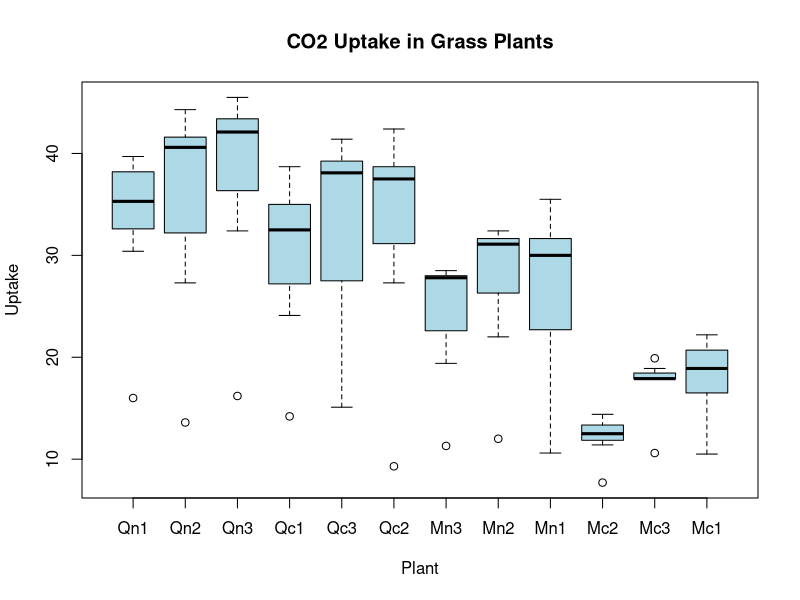
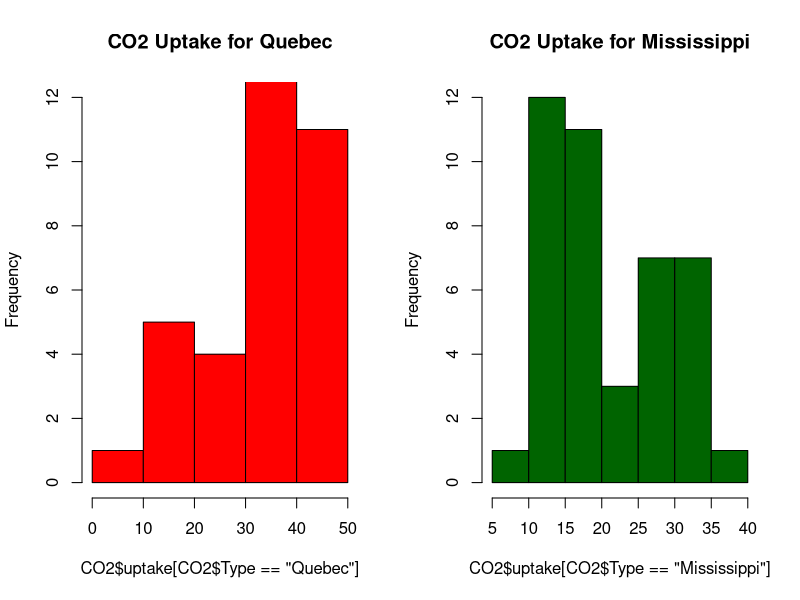

R code for these plots, in order:
# Write the line of code that gives you R help on the CO2 data frame.
?CO2

# Write the line of code that displays the first 6 rows 
# of data in the CO2 data frame.
head(CO2)

# Write the line of code that uses the plot function 
# with the CO2 data frame to generate the box plot illustrated below
plot(CO2$Plant,
    CO2$uptake,
    col = "lightblue",
    main = "CO2 Uptake in Grass Plants",
    xlab = "Plant",
    ylab = "Uptake")

# Write the line of code that changes the default graphic 
# parameters so that plots are grouped in 1 row and 2 columns
par(mfrow = c(1,2))

# Write the lines of code that use the hist function with the CO2 
# data frame to generate the histograms illustrated below
hist(CO2$uptake[CO2$Type == "Quebec"],
    ylim = c(0, 12),
    breaks = 5,
    main = "CO2 Uptake for Quebec",
    ylab = "Frequency",
    col="red")

hist(CO2$uptake[CO2$Type == "Mississippi"],
    breaks = 5,
    main = "CO2 Uptake for Mississippi",
    ylab = "Frequency",
    col="darkgreen")

# Write the line of code that restores the default graphic
# parameters so that plots are no longer grouped in 1 row and 2 columns
par(mfrow = c(1,1))

# Write the line of code that uses the summary function with the
# CO2 data frame to generate the following statistical information
# of the uptake variable for the Mississippi type tree.
summary(CO2$uptake[CO2$Type == "Mississippi"])

# Write the line of code that uses the summary function with
# the CO2 data frame to generate the following statistical information
# of the uptake variable for the Quebec type tree.
summary(CO2$uptake[CO2$Type == "Quebec"])
